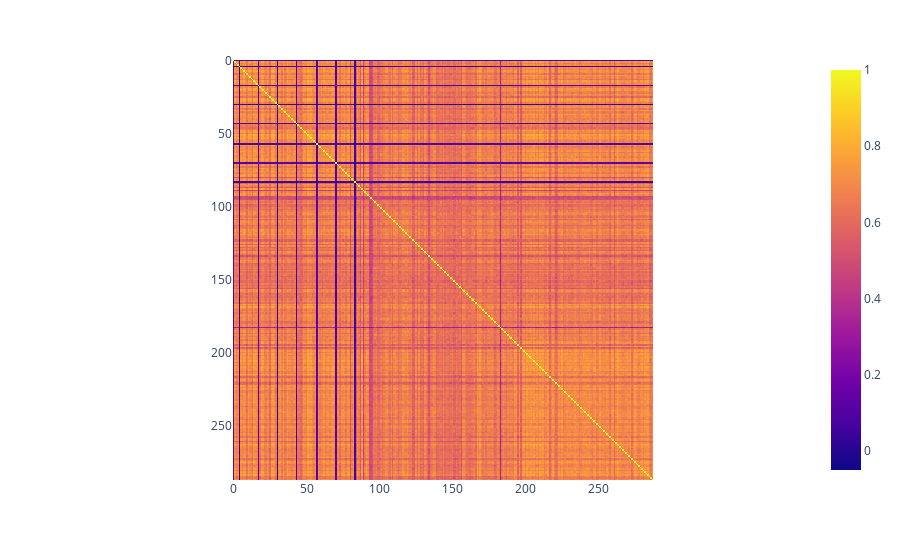

Notebook source saved alongside this figure:
### Code cell
import seaborn as sns
import plotly.express as px

correlation_matrix = np.corrcoef(filtered_adata.X.T, rowvar=False)
# Create a clustered heatmap using Seaborn
# sns.clustermap(correlation_matrix, cmap='viridis', figsize=(8, 6))
# plt.show()

# Create a clustered heatmap using Plotly
fig = px.imshow(correlation_matrix, text_auto=True)
fig.show()

### Figure 1 — Plotly figure (JSON) as saved in the notebook; plotly's stock layout.template omitted (floating-point values rounded to 4 significant figures; data arrays with more than 128 entries replaced by an {"elided": "..."} marker saying what was removed)
{"data": [{"coloraxis": "coloraxis", "hovertemplate": "x: %{x}<br>y: %{y}<br>color: %{z}<extra></extra>", "name": "0", "texttemplate": "%{z}", "type": "heatmap", "xaxis": "x", "yaxis": "y", "z": {"elided": "288x288 float values"}}], "layout": {"coloraxis": {"colorscale": [[0, "#0d0887"], [0.1111, "#46039f"], [0.2222, "#7201a8"], [0.3333, "#9c179e"], [0.4444, "#bd3786"], [0.5556, "#d8576b"], [0.6667, "#ed7953"], [0.7778, "#fb9f3a"], [0.8889, "#fdca26"], [1, "#f0f921"]]}, "margin": {"t": 60}, "xaxis": {"anchor": "y", "constrain": "domain", "domain": [0, 1], "scaleanchor": "y"}, "yaxis": {"anchor": "x", "autorange": "reversed", "constrain": "domain", "domain": [0, 1]}}}
